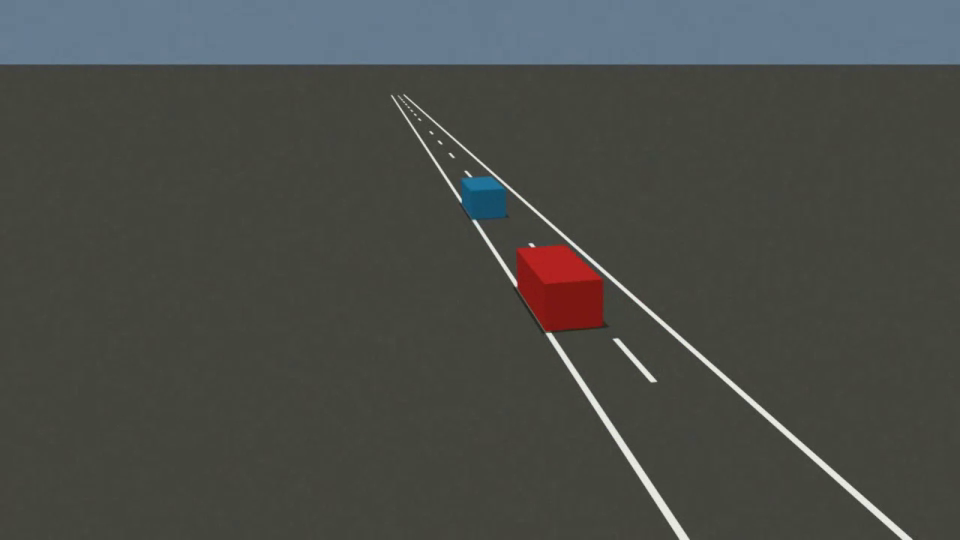
#> input picture frame 18 of frontend/public/cases/bumped_camera.webm, 960 x 540 px, given in place of dev_000.mp4, which was not available
$ python collision_suite.py
#> lines starting #> are read from the running program, lines starting #| are printed output that depends on the picture; pictures that were not available may be replaced by others from this repository, and a replacement may not be noted
### backend/pipeline/analyze.py
"""
Stradiva production pipeline (single entry point used by the evaluation
harness, the demo-case generator, the local API and the AWS Lambda).

    analyze_video(path)  ->  case dict (JSON-safe)

No ground truth, no knowledge of the simulator, no scenario-specific
constants. Stages:

  0. ingest              decode, cap duration, downscale very large frames
  1. camera motion       static camera?  else -> dashcam ego-speed mode
  2. road geometry       backend/geometry/road_geometry.py (median background,
                         projective lines, closed-form roll, dash indexing,
                         bootstrap homographies)
  3. tracking            cv/tracking/mot.py (MOG2 + Kalman + Hungarian, merge-aware)
  4. kinematics          backend/reconstruction/kinematics.py (RTS smoother,
                         per-frame sigma from the homography Jacobian)
  5. events              same-lane pair, contact time (extrapolated from the
                         last reliable positions), lead brake onset (hinge fit)
  6. Monte Carlo         geometry bootstrap x marking prior x vehicle length x
                         onset uncertainty -> trajectory samples
  7. counterfactual      backend/causality/counterfactual.py (assumption envelope)
  8. cross-examination   backend/verification/skeptic.py (independent evidence;
                         blocking disputes withhold the verdict)
  9. identifiability     what the video measured, what was assumed, what it
                         cannot tell us
"""
from __future__ import annotations

import copy as _copy
import hashlib
import os
import time
from dataclasses import asdict

import cv2
import numpy as np

from backend.geometry.road_geometry import (
    RoadPrior, GeometryConfig, estimate_road_geometry, image_to_road, road_to_image, median_background, event_background,
)
from cv.tracking.mot import (TrackerConfig, track_vehicles, bottom_centre, contact_point, refine_background,
                             resolve_changed_regions)
from backend.reconstruction.kinematics import road_kinematics, velocity_kink
from backend.causality.counterfactual import TrajectorySample, assess as assess_counterfactual, hinge_onset
from backend.verification.skeptic import cross_examine

PIPELINE_VERSION = "stradiva-2.2"   # = carai-2.2 (the frozen v2.2 code under the working name)
BLOCKING_CHECKS = {"held_out_markings", "temporal_stability", "marking_standard", "kinematics"}
FOLLOW_LENGTH_PRIOR = (4.6, 0.35)     # passenger car length mean, sd (m) -- stated assumption
MAX_SECONDS = 20.0
MAX_WIDTH = 1280


# ------------------------------------------------------------------ ingest --

def ingest(path, max_seconds=MAX_SECONDS):
    cap = cv2.VideoCapture(path)
    if not cap.isOpened():
        raise ValueError("could not open video (unsupported format or corrupt file)")
    fps = cap.get(cv2.CAP_PROP_FPS)
    if not fps or fps <= 1 or fps > 240:
        fps_note = f"container reports fps={fps!r}; assuming 30"
        fps = 30.0
    else:
        fps_note = None
    frames, scale = [], 1.0
    max_n = int(max_seconds * fps)
    while len(frames) < max_n:
        ok, f = cap.read()
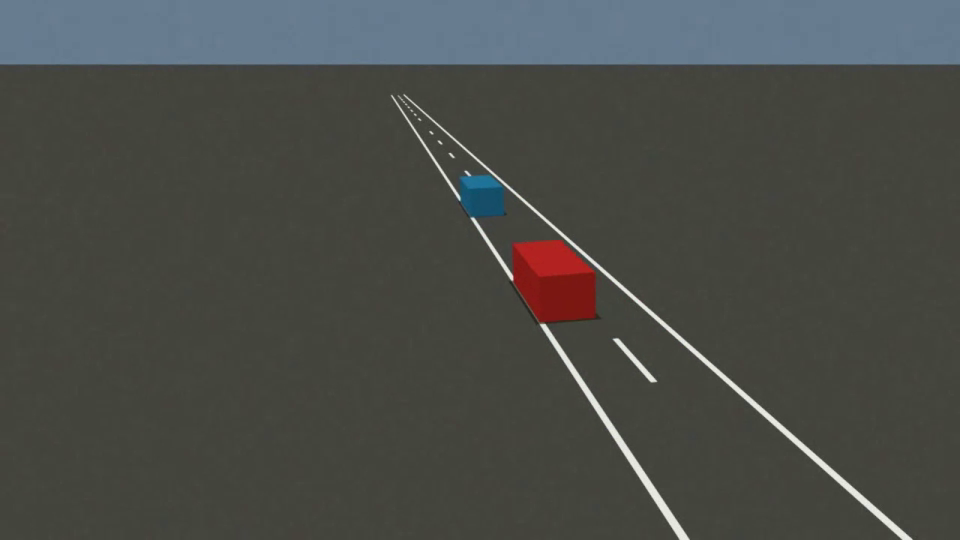
#> input picture frame 20 of frontend/public/cases/bumped_camera.webm, 960 x 540 px, given in place of dev_000.mp4, which was not available
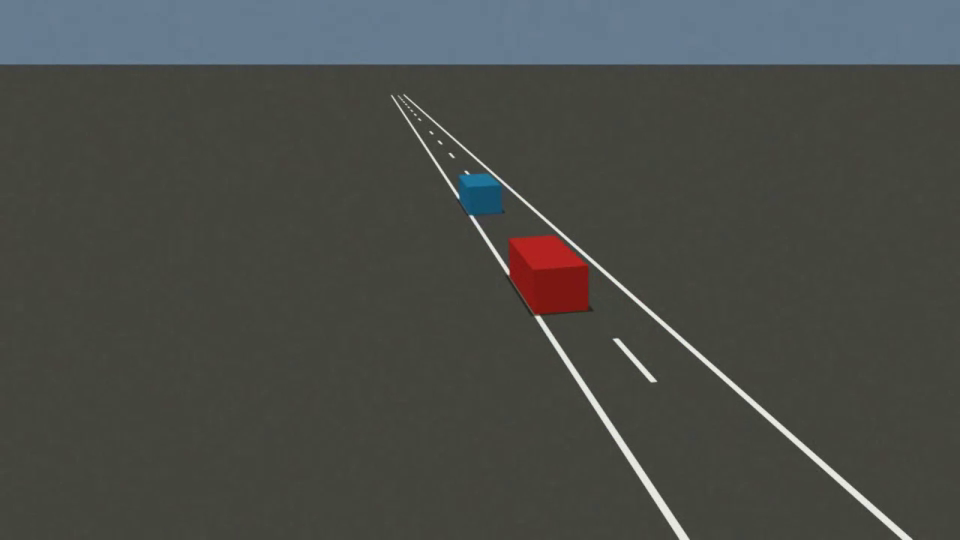
#> input picture frame 22 of frontend/public/cases/bumped_camera.webm, 960 x 540 px, given in place of dev_000.mp4, which was not available
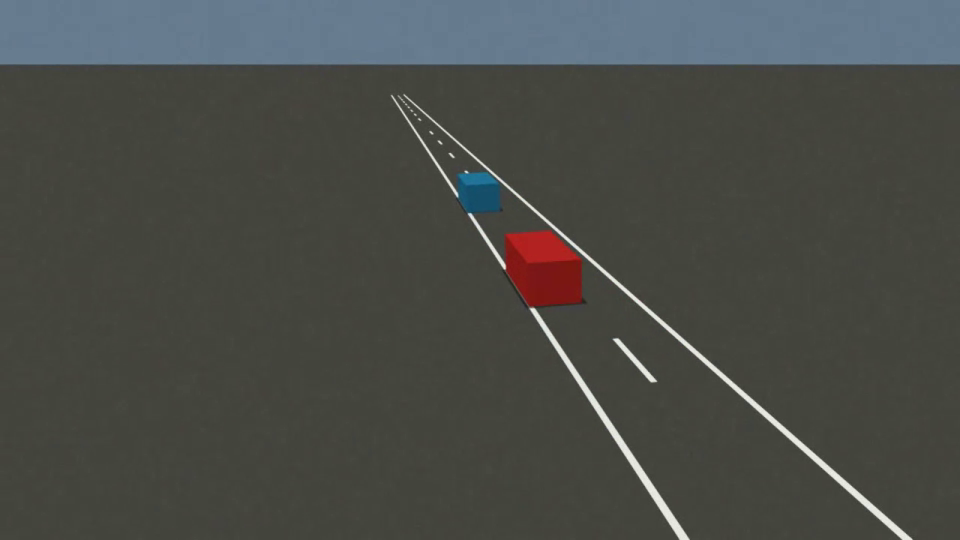
#> input picture frame 24 of frontend/public/cases/bumped_camera.webm, 960 x 540 px, given in place of dev_000.mp4, which was not available
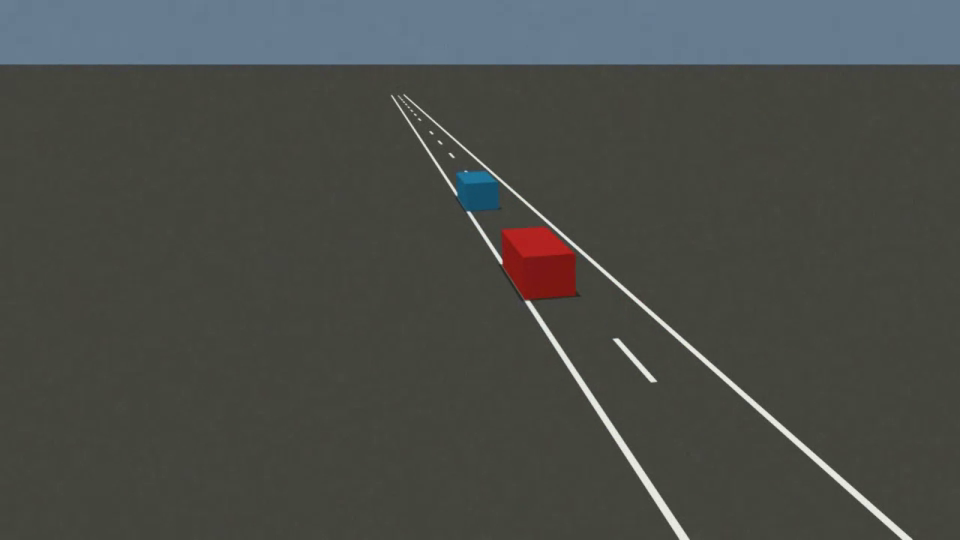
#> input picture frame 26 of frontend/public/cases/bumped_camera.webm, 960 x 540 px, given in place of dev_000.mp4, which was not available
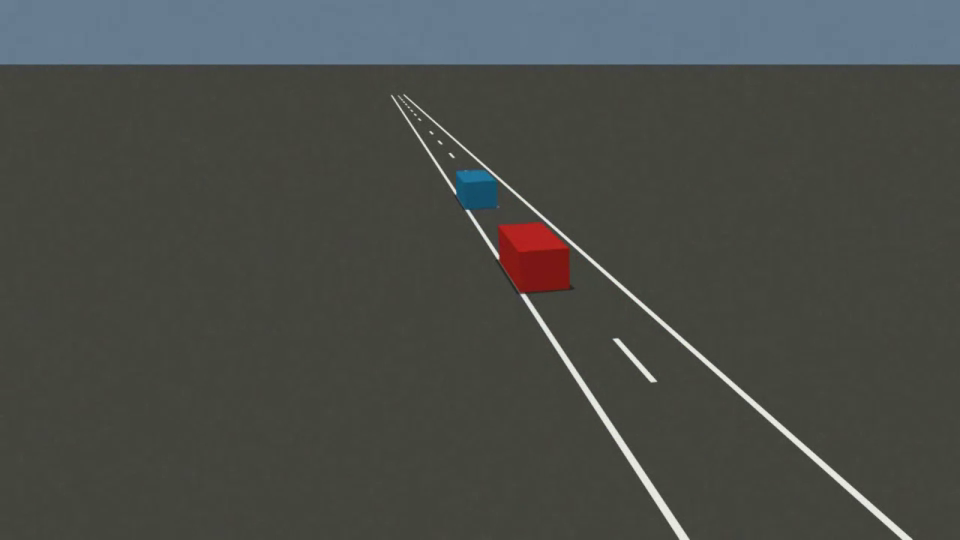
#> input picture frame 28 of frontend/public/cases/bumped_camera.webm, 960 x 540 px, given in place of dev_000.mp4, which was not available
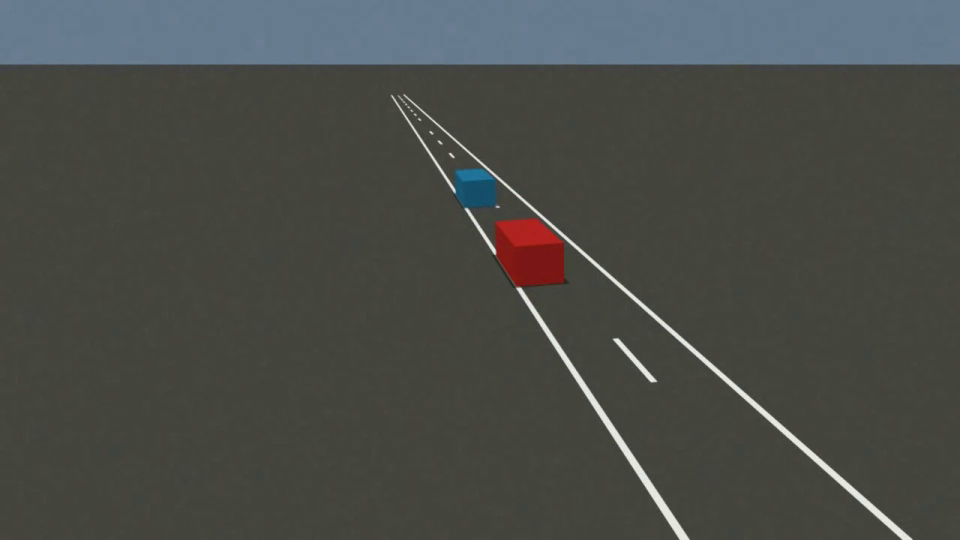
#> input picture frame 30 of frontend/public/cases/bumped_camera.webm, 960 x 540 px, given in place of dev_000.mp4, which was not available
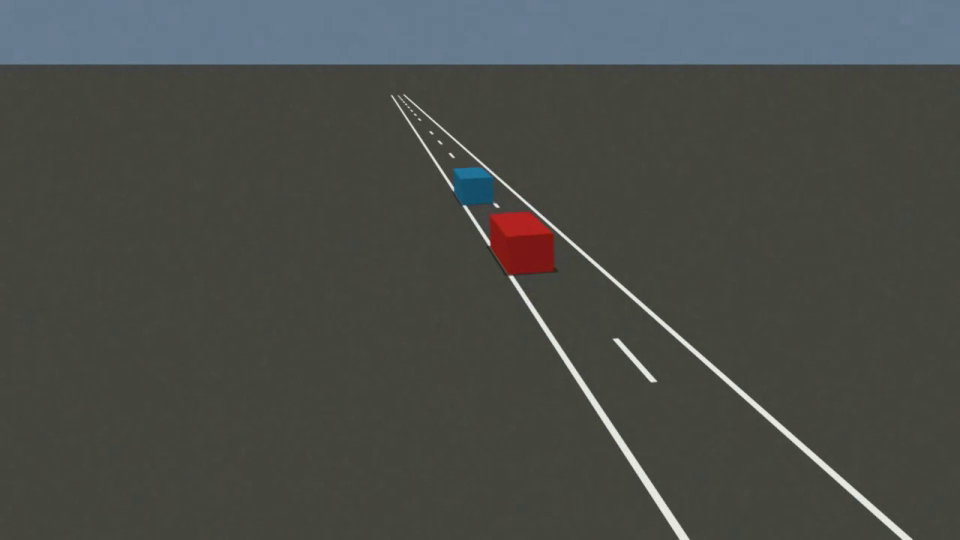
#> input picture frame 34 of frontend/public/cases/bumped_camera.webm, 960 x 540 px, given in place of dev_000.mp4, which was not available
#> (the rest of the program and of its run is left out)
